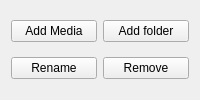
                <widget class="QWidget" name="page_9">
                 <layout class="QVBoxLayout" name="verticalLayout_13">
                  <item>
                   <layout class="QHBoxLayout" name="horizontalLayout_5">
                    <item>
                     <widget class="QPushButton" name="addMediaButton">
                      <property name="text">
                       <string>Add Media</string>
                      </property>
                      <property name="icon">
                       <iconset resource="resources.qrc">
                        <normaloff>:/resources/media.svg</normaloff>:/resources/media.svg</iconset>
                      </property>
                     </widget>
                    </item>
                    <item>
                     <widget class="QPushButton" name="addFolderMediaButton">
                      <property name="text">
                       <string>Add folder</string>
                      </property>
                      <property name="icon">
                       <iconset resource="resources.qrc">
                        <normaloff>:/resources/folder.svg</normaloff>:/resources/folder.svg</iconset>
                      </property>
                     </widget>
                    </item>
                   </layout>
                  </item>
                  <item>
                   <layout class="QHBoxLayout" name="horizontalLayout_16">
                    <item>
                     <widget class="QPushButton" name="renameMediaButton">
                      <property name="text">
                       <string>Rename</string>
                      </property>
                      <property name="icon">
                       <iconset resource="resources.qrc">
                        <normaloff>:/resources/rename.svg</normaloff>:/resources/rename.svg</iconset>
                      </property>
                     </widget>
                    </item>
                    <item>
                     <widget class="QPushButton" name="removeMediaButton">
                      <property name="text">
                       <string>Remove</string>
                      </property>
                      <property name="icon">
                       <iconset resource="resources.qrc">
                        <normaloff>:/resources/trash.svg</normaloff>:/resources/trash.svg</iconset>
                      </property>
                     </widget>
                    </item>
                   </layout>
                  </item>
                 </layout>
                </widget>
